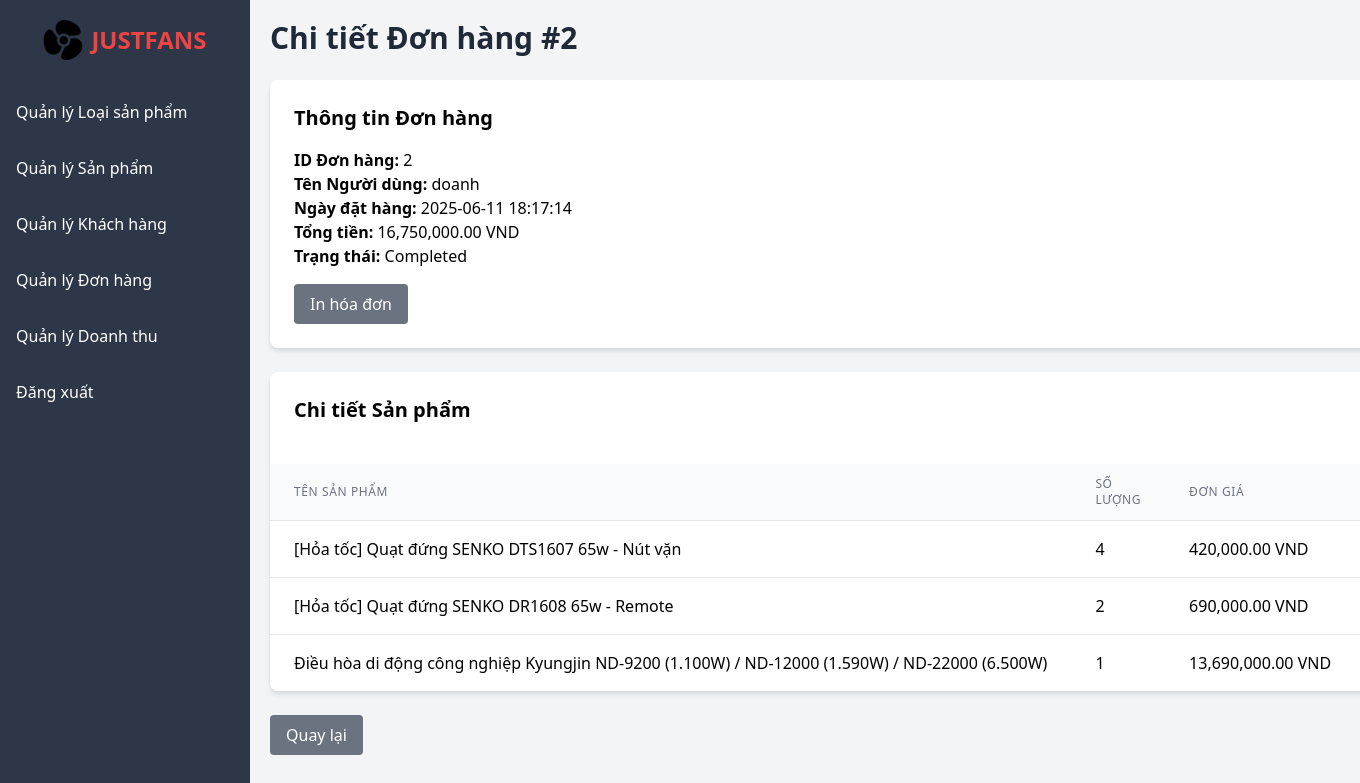
The page /admin/view/order_details.php?order_id=2 (signed in) on the database its author committed.
### tables this page shows
CREATE TABLE `order` (
  `order_id` int(11) NOT NULL,
  `user_id` int(11) NOT NULL,
  `order_date` datetime NOT NULL DEFAULT current_timestamp(),
  `total_amount` decimal(13,2) NOT NULL,
  `status` enum('Pending','Completed','Cancelled') DEFAULT 'Pending'
);

CREATE TABLE `user` (
  `user_id` int(11) NOT NULL,
  `user_name` varchar(50) NOT NULL,
  `password` varchar(255) NOT NULL,
  `full_name` varchar(100) NOT NULL,
  `phone_number` varchar(10) NOT NULL,
  `address` text NOT NULL,
  `email` varchar(100) NOT NULL,
  `role` enum('admin','employee','customer') NOT NULL
);

CREATE TABLE `orderdetail` (
  `order_detail_id` int(11) NOT NULL,
  `order_id` int(11) NOT NULL,
  `product_id` int(11) NOT NULL,
  `quantity` int(11) NOT NULL,
  `unit_price` decimal(13,2) NOT NULL
);

CREATE TABLE `product` (
  `product_id` int(11) NOT NULL,
  `product_name` varchar(100) NOT NULL,
  `category_id` int(11) NOT NULL,
  `price` decimal(12,2) NOT NULL,
  `picture` varchar(255) NOT NULL,
  `discount_id` int(11) DEFAULT NULL
);

### admin/view/order_details.php (the view, shortened to what this page needs)
<?php
include 'db.php';
$order_id = isset($_GET['order_id']) ? (int)$_GET['order_id'] : 0;
$sql_order = "SELECT o.order_id, o.order_date, o.total_amount, o.status, u.user_name
              FROM `order` o
              LEFT JOIN `user` u ON o.user_id = u.user_id
              WHERE o.order_id = ?";
$stmt_order = $conn->prepare($sql_order);
$stmt_order->bind_param("i", $order_id);
$stmt_order->execute();
$order_result = $stmt_order->get_result();
$order = $order_result->fetch_assoc();
?>
<h1 class="text-3xl font-bold mb-6 text-gray-800">Chi tiết Đơn hàng #<?php echo htmlspecialchars($order['order_id']); ?></h1>
<div class="mb-6 bg-white shadow-md rounded-lg p-6">
    <h2 class="text-xl font-semibold mb-4">Thông tin Đơn hàng</h2>
    <p><strong>ID Đơn hàng:</strong> <?php echo htmlspecialchars($order['order_id']); ?></p>
    <p><strong>Tên Người dùng:</strong> <?php echo htmlspecialchars($order['user_name'] ?? 'Không xác định'); ?></p>
    <p><strong>Ngày đặt hàng:</strong> <?php echo htmlspecialchars($order['order_date']); ?></p>
    <p><strong>Tổng tiền:</strong> <?php echo number_format($order['total_amount'], 2); ?> VND</p>
    <p><strong>Trạng thái:</strong> <?php echo htmlspecialchars($order['status']); ?></p>
    <div class="mt-4 flex space-x-4">
        <a href="order_invoice.php?order_id=<?php echo htmlspecialchars($order['order_id']); ?>" class="bg-gray-500 text-white py-2 px-4 rounded hover:bg-gray-600">In hóa đơn</a>
    </div>
</div>
<div class="overflow-x-auto bg-white shadow-md rounded-lg">
    <h2 class="text-xl font-semibold mb-4 p-6">Chi tiết Sản phẩm</h2>
    <table class="min-w-full divide-y divide-gray-200">
        <thead class="bg-gray-50">
            <tr>
                <th class="px-6 py-3 text-left text-xs font-medium text-gray-500 uppercase tracking-wider">Tên Sản phẩm</th>
                <th class="px-6 py-3 text-left text-xs font-medium text-gray-500 uppercase tracking-wider">Số lượng</th>
                <th class="px-6 py-3 text-left text-xs font-medium text-gray-500 uppercase tracking-wider">Đơn giá</th>
                <th class="px-6 py-3 text-left text-xs font-medium text-gray-500 uppercase tracking-wider">Tổng tiền</th>
            </tr>
        </thead>
        <tbody class="bg-white divide-y divide-gray-200">
            <?php
            $sql_details = "SELECT od.order_detail_id, od.quantity, od.unit_price, od.product_id, p.product_name
                           FROM orderdetail od
                           JOIN product p ON od.product_id = p.product_id
                           WHERE od.order_id = ?";
            $stmt_details = $conn->prepare($sql_details);
            $stmt_details->bind_param("i", $order_id);
            $stmt_details->execute();
            $result_details = $stmt_details->get_result();
            if ($result_details && $result_details->num_rows > 0) {
                while ($row = $result_details->fetch_assoc()) {
                    $total_price = $row['quantity'] * $row['unit_price'];
                    echo "<tr>";
                    echo "<td class='px-6 py-4 whitespace-nowrap'>" . htmlspecialchars($row['product_name']) . "</td>";
                    echo "<td class='px-6 py-4 whitespace-nowrap'>" . htmlspecialchars($row['quantity']) . "</td>";
                    echo "<td class='px-6 py-4 whitespace-nowrap'>" . number_format($row['unit_price'], 2) . " VND</td>";
                    echo "<td class='px-6 py-4 whitespace-nowrap'>" . number_format($total_price, 2) . " VND</td>";
                    echo "</tr>";
                }
            } else {
                echo "<tr><td colspan='5' class='px-6 py-4 text-center text-gray-500'>Không có chi tiết sản phẩm.</td></tr>";
            }
            ?>
        </tbody>
    </table>
</div>
<div class="mt-6">
    <a href="orders.php" class="inline-block bg-gray-500 text-white py-2 px-4 rounded hover:bg-gray-600">Quay lại</a>
</div>
<?php
require_once 'layout.php';
?>

### rows shown on the page
order: order_id "2", user.user_name "doanh", order_date "2025-06-11 18:17:14", total_amount "16,750,000.00", status "Completed"
orderdetail: product.product_name "[Hỏa tốc] Quạt đứng SENKO DTS1607 65w - Nút vặn", quantity "4", unit_price "420,000.00"
orderdetail: product.product_name "[Hỏa tốc] Quạt đứng SENKO DR1608 65w - Remote", quantity "2", unit_price "690,000.00"
orderdetail: product.product_name "Điều hòa di động công nghiệp Kyungjin ND-9200 (1.100W) / ND-12000 (1.590W) / ND-22000 (6.500W)", quantity "1", unit_price "13,690,000.00"
